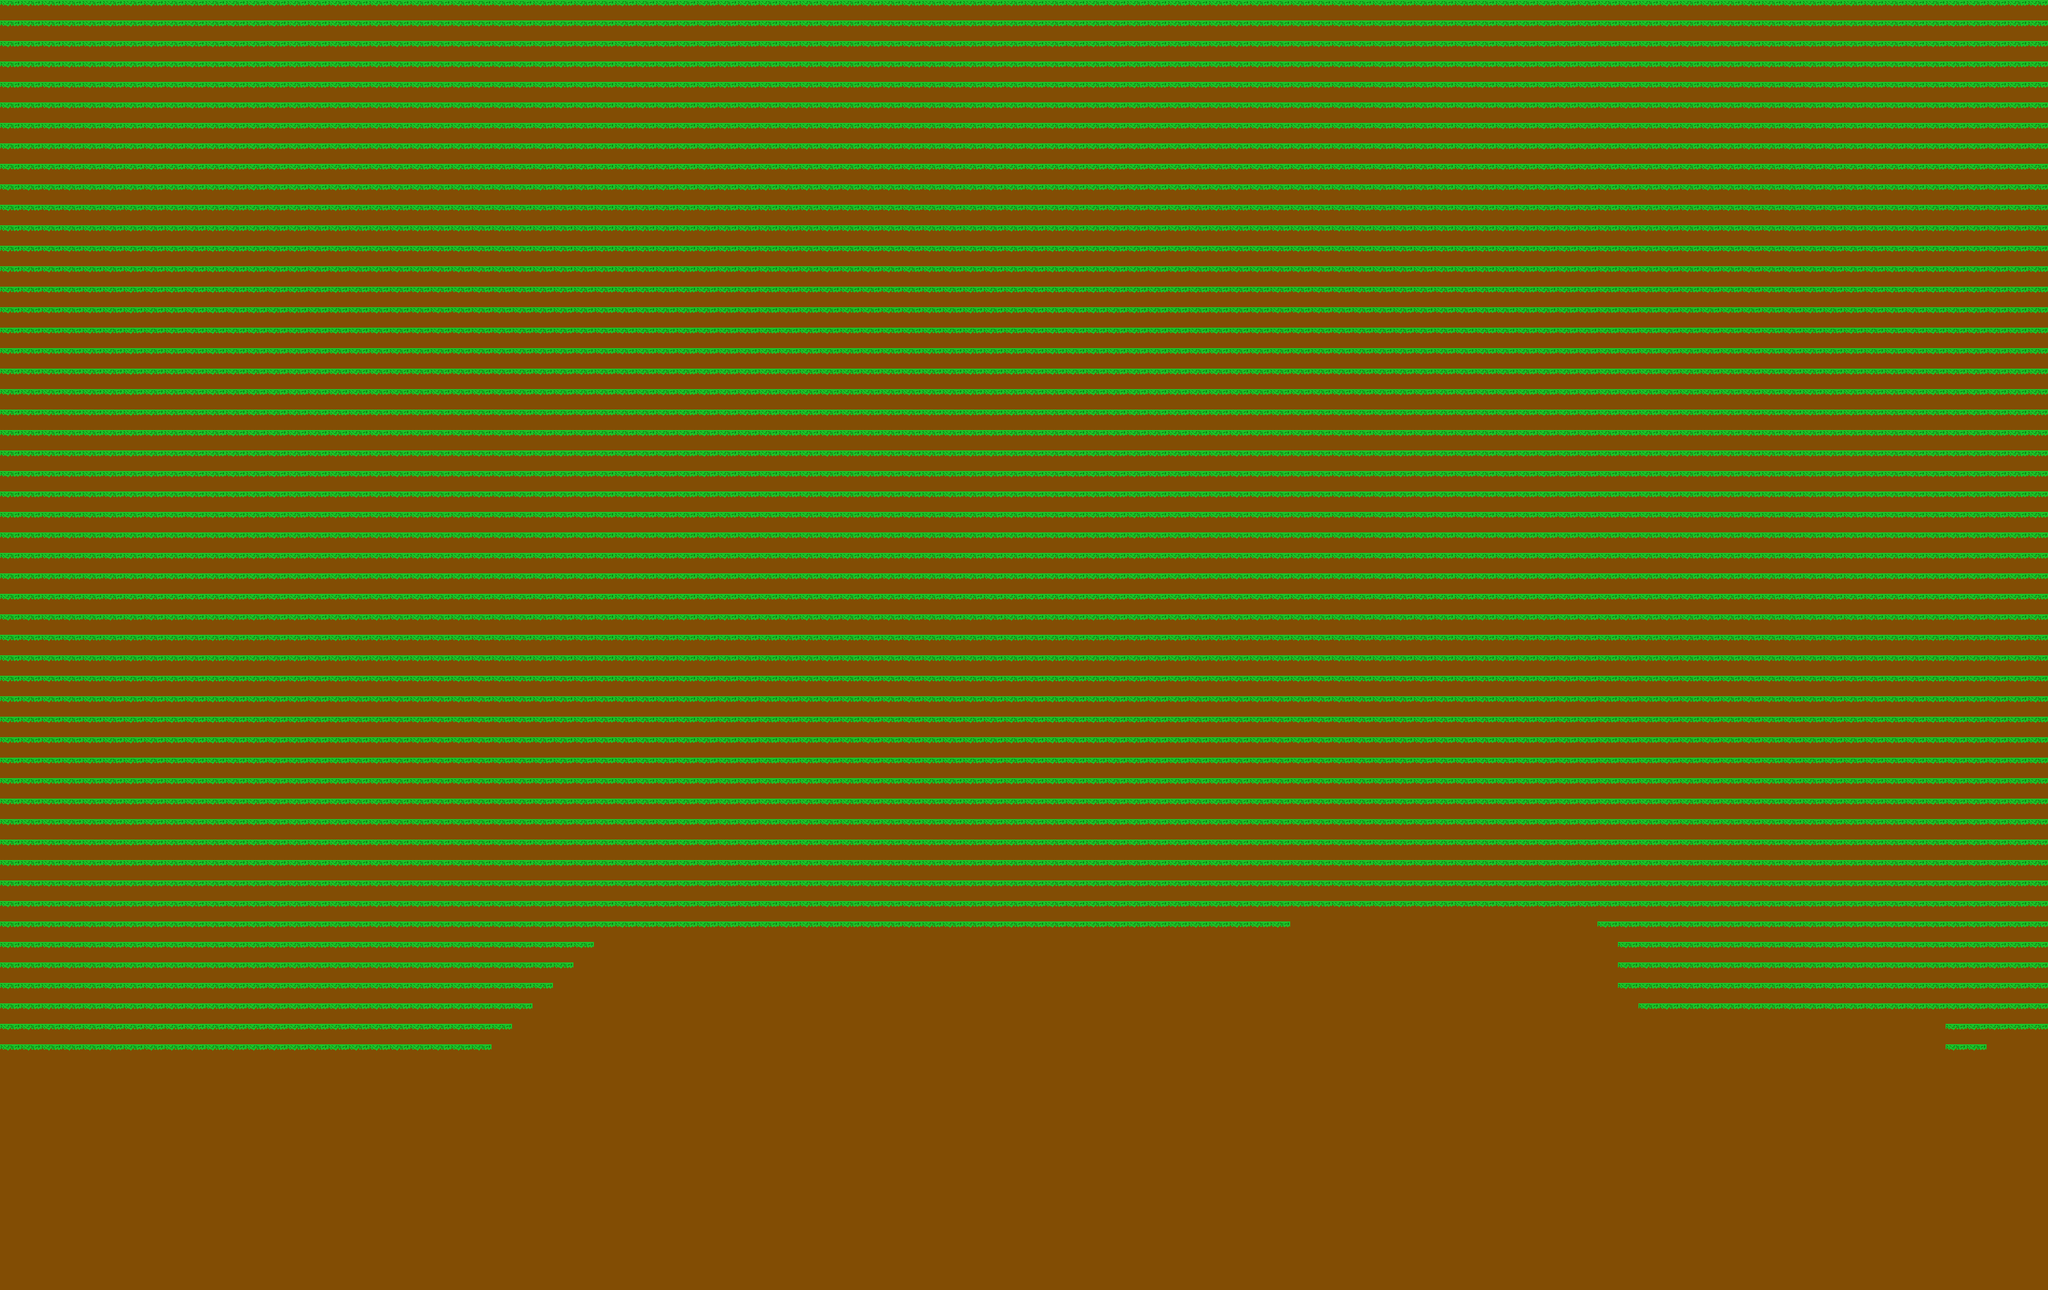

The image is a tile-based game level rendered from a .tmx file. Its description and source (layers, tilesets, objects; grid data summarised) follow:
An orthogonal 100x63 tile map with 32x32 px tiles, 3 tile layers (luft, boden, Paccour).

<map version="1.2" tiledversion="1.3.2" orientation="orthogonal" renderorder="right-down" compressionlevel="0" width="100" height="63" tilewidth="32" tileheight="32" infinite="0" nextlayerid="4" nextobjectid="1">
 <tileset firstgid="1" source="lv1.tsx" />
 <layer id="3" name="luft" width="100" height="63">
  <data>[6300 cells, 6300 non-empty, 2 distinct tile ids]</data>
 </layer>
 <layer id="1" name="boden" width="100" height="63">
  <data>[6300 cells, 1100 non-empty, 1 distinct tile ids]</data>
 </layer>
 <layer id="2" name="Paccour" width="100" height="63">
  <data>[6300 cells, 466 non-empty, 2 distinct tile ids]</data>
 </layer>
</map>
